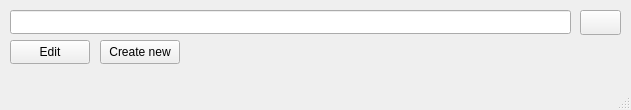
<?xml version="1.0" encoding="UTF-8"?>
<ui version="4.0">
 <class>SelectFileWindow</class>
 <widget class="QMainWindow" name="SelectFileWindow">
  <property name="geometry">
   <rect>
    <x>0</x>
    <y>0</y>
    <width>631</width>
    <height>110</height>
   </rect>
  </property>
  <property name="windowTitle">
   <string>MainWindow</string>
  </property>
  <widget class="QWidget" name="centralwidget">
   <widget class="QLineEdit" name="filepathLE">
    <property name="geometry">
     <rect>
      <x>10</x>
      <y>10</y>
      <width>561</width>
      <height>24</height>
     </rect>
    </property>
    <property name="readOnly">
     <bool>true</bool>
    </property>
   </widget>
   <widget class="QPushButton" name="editFileBtn">
    <property name="geometry">
     <rect>
      <x>10</x>
      <y>40</y>
      <width>80</width>
      <height>24</height>
     </rect>
    </property>
    <property name="text">
     <string>Edit</string>
    </property>
   </widget>
   <widget class="QPushButton" name="createNewFileBtn">
    <property name="geometry">
     <rect>
      <x>100</x>
      <y>40</y>
      <width>80</width>
      <height>24</height>
     </rect>
    </property>
    <property name="text">
     <string>Create new</string>
    </property>
   </widget>
   <widget class="QPushButton" name="browseFilesBtn">
    <property name="geometry">
     <rect>
      <x>580</x>
      <y>10</y>
      <width>41</width>
      <height>25</height>
     </rect>
    </property>
    <property name="text">
     <string/>
    </property>
   </widget>
  </widget>
  <widget class="QMenuBar" name="menubar">
   <property name="geometry">
    <rect>
     <x>0</x>
     <y>0</y>
     <width>631</width>
     <height>21</height>
    </rect>
   </property>
  </widget>
  <widget class="QStatusBar" name="statusbar"/>
 </widget>
 <resources/>
 <connections/>
</ui>
